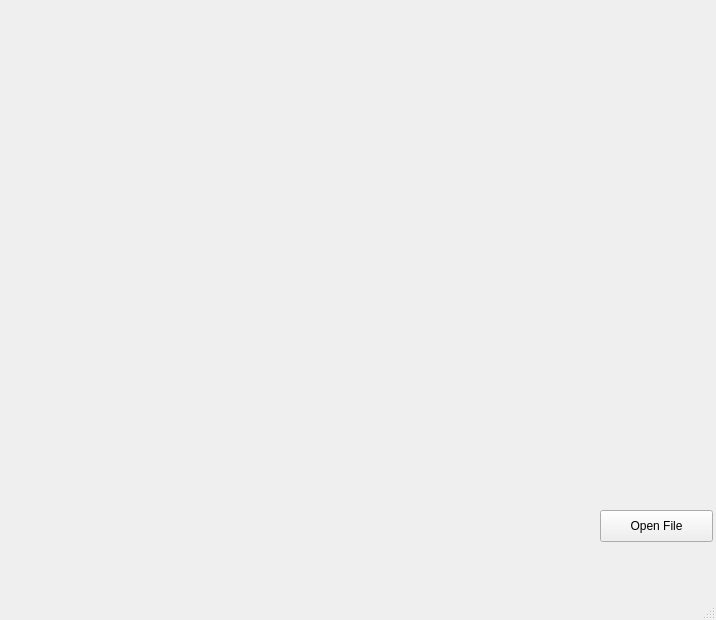
<?xml version="1.0" encoding="UTF-8"?>
<ui version="4.0">
 <class>MainWindow</class>
 <widget class="QMainWindow" name="MainWindow">
  <property name="geometry">
   <rect>
    <x>0</x>
    <y>0</y>
    <width>716</width>
    <height>620</height>
   </rect>
  </property>
  <property name="windowTitle">
   <string>MainWindow</string>
  </property>
  <widget class="QWidget" name="centralwidget">
   <widget class="QPushButton" name="pushButton">
    <property name="geometry">
     <rect>
      <x>600</x>
      <y>510</y>
      <width>113</width>
      <height>32</height>
     </rect>
    </property>
    <property name="text">
     <string>Open File</string>
    </property>
   </widget>
  </widget>
  <widget class="QMenuBar" name="menubar">
   <property name="geometry">
    <rect>
     <x>0</x>
     <y>0</y>
     <width>716</width>
     <height>24</height>
    </rect>
   </property>
  </widget>
  <widget class="QStatusBar" name="statusbar"/>
 </widget>
 <resources/>
 <connections/>
</ui>
